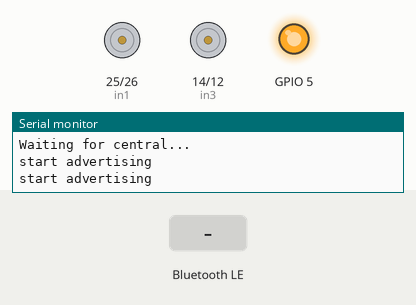
Simulated run of this sketch. Board: ESP32. Shown: motor-driver pin pairs drawn as motors (green arrow = first pin HIGH = forward, orange = second pin HIGH = backward, longer = more drive, scaled by the enable pin), output pins drawn as LEDs (lit = HIGH), the last lines printed to the serial monitor. Inputs (shaded band) come from the test bench. Nothing arrives over Bluetooth unless stated; a phone connects over Bluetooth LE 3 s after start.

Above: at 1.2 s.
1.3 s: Bluetooth LE write "1" received
At 28.6 s:
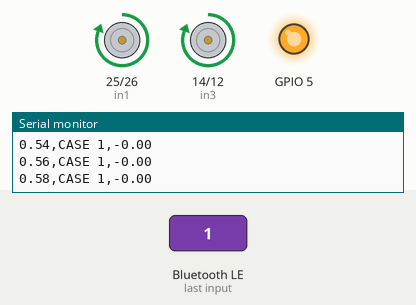
Timing chart, 0 to 29.5 s (numbered marks = the images above; inputs shaded):
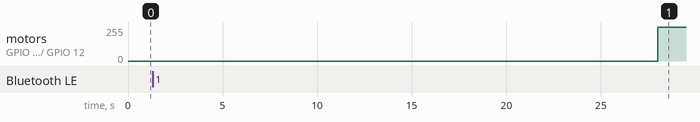

Measured:
- after the input at 1.3 s, motor on GPIO 25 (in1) / GPIO 26 (in2), motor on GPIO 14 (in3) / GPIO 12 (in4): stopped → forward 255/255 after 26.7 s

The sketch:

BLE_Server_BPcuff_test.ino
```cpp
#include <BLEDevice.h>
#include <BLEUtils.h>
#include <BLEServer.h>
#include <BLE2902.h>


//---------------------------------BP cuff section--------------------------------------

int ENA = 33;
int in1 = 25; //1 is positive
int in2 = 26;

int ENB = 13;
int in3 = 14;
int in4 = 12; //4 is positive

int times = 0;
float myTime = 0;
float initialTime;
float reading_complete = false;

#include <SPI.h>
#define SPEED 200000 //clock speed is 200kHz

float press_counts = 0;
float pressure = 0;
float pressmmHg=0;
float pressure_sent;
float outputmax = 15099494;
float outputmin = 1677722;
float pmax = 150;
float pmin = 0;
float initial_pressure=0;
float offset=0;
float sum=0;
float data_points=0;

void BPMeasurements();
void PressureSensorREADING();
void sendPressure(float value);
void sendDoneSignal();

//---------------------------BP cuff section end-------------------------------------------

BLECharacteristic* pDataChar;
BLECharacteristic* pReadyChar;

#define SERVICE_UUID        "12345678-1234-5678-1234-56789abcdef0"
#define WRITE_CHAR_UUID      "abcd0001-1234-5678-1234-56789abcdef0"
#define READY_CHAR_UUID     "abcd0002-1234-5678-1234-56789abcdef0"

BLEServer* pServer = NULL;

// Some variables to keep track on device connected
bool deviceConnected = false;
bool oldDeviceConnected = false;
bool doneSent = false;
bool startMeasurement = false;
float sys_threshold;
float dias_threshold;
int sys_overlap = sys_threshold + 15;

class MyServerCallbacks: public BLEServerCallbacks {
    void onConnect(BLEServer* pServer) {
      deviceConnected = true;
    };

    void onDisconnect(BLEServer* pServer) {
      deviceConnected = false;
    }
};

class MyCallbacks : public BLECharacteristicCallbacks {
  void onWrite(BLECharacteristic *pCharacteristic) {
    uint8_t* value = pCharacteristic->getData();
    sys_threshold = value[0] + (value[1] << 8);
    dias_threshold = value[2] + (value[3] << 8);
    doneSent = false;
    startMeasurement = true;

    Serial.print("Systolic Threshold: ");
    Serial.println(sys_threshold);
    Serial.print("Diastolic threshold: ");
    Serial.println(dias_threshold);

  }
};

void setup() {
  Serial.begin(9600);
  analogReadResolution(10);

  pinMode(ENA, OUTPUT);
  pinMode(in1, OUTPUT);
  pinMode(in2, OUTPUT);
  pinMode(ENB, OUTPUT);
  pinMode(in3, OUTPUT);
  pinMode(in4, OUTPUT);

  digitalWrite(in1, LOW);
  digitalWrite(in2, LOW);
  digitalWrite(in3, LOW);
  digitalWrite(in4, LOW);
  analogWrite(ENA, 0);
  analogWrite(ENB, 0);

  pinMode(SS, OUTPUT);
  digitalWrite(SS, HIGH);

  SPI.begin();

  BLEDevice::init("ESP32_POT");
  pServer = BLEDevice::createServer();
  pServer->setCallbacks(new MyServerCallbacks());

  BLEService *pService = pServer->createService(SERVICE_UUID);

  pDataChar = pService->createCharacteristic(
                WRITE_CHAR_UUID,
                BLECharacteristic::PROPERTY_WRITE);
  pDataChar->setCallbacks(new MyCallbacks());
  pService->start();

  pReadyChar = pService->createCharacteristic(
                READY_CHAR_UUID,
                BLECharacteristic::PROPERTY_NOTIFY);
  pReadyChar->addDescriptor(new BLE2902());

  pService->start();
  BLEAdvertising *pAdvertising = BLEDevice::getAdvertising();
  pAdvertising->addServiceUUID(SERVICE_UUID);
  BLEDevice::startAdvertising();
  Serial.println("Waiting for central...");

}

void BPMeasurements() {
  delay(5000);
  //calibrating pressure sensor
  for (times=0; times<10; times++) { //collecting 10 points for offset

    PressureSensorREADING();
    initial_pressure= pressure * 51.7149;
    delay (1000);
    Serial.print("Pressure not counted: ");
    Serial.print(initial_pressure);
    Serial.println(" mmHg");
  }
  for (times=0; times<10; times++) { //collecting 10 points for offset
    PressureSensorREADING();
    initial_pressure= pressure * 51.7149;
    sum=sum+initial_pressure;
    data_points=data_points+1;
    delay (1000);
    Serial.print("Pressure: ");
    Serial.print(initial_pressure);
    Serial.println(" mmHg");
  }
  offset=sum/data_points;
  Serial.print ("Initial Pressure Readings: ");
  Serial.print (offset);
  Serial.println(" mmHg");
  initialTime=millis();

  //Begin Inflating of pump
  while (pressmmHg > -10 && pressmmHg < sys_threshold && deviceConnected) {

    //Begin pressure readings
    PressureSensorREADING();
    pressmmHg = (pressure * 51.7149) - offset;

    myTime=(millis()-initialTime)/1000;

    // AIR PUMP
    analogWrite(ENA, 255);
    analogWrite(ENB, 255);

    digitalWrite(in1, HIGH);
    digitalWrite(in2, LOW);
    digitalWrite(in3, HIGH);
    digitalWrite(in4, LOW);

    Serial.print(myTime);
    Serial.print (",");
    Serial.print ("CASE 1");
    Serial.print (",");
    Serial.println(pressmmHg);
    delay(10);
  }
//--
//Begin Slow Deflation
  while (pressmmHg < sys_threshold+15 && pressmmHg > dias_threshold && deviceConnected) {
    analogWrite(ENA, 0);

    PressureSensorREADING();
    pressmmHg = (pressure * 51.7149) - offset;
    pressure_sent = pressmmHg;
    Serial.println("Data collection started");

    myTime=(millis()-initialTime)/1000;
    sendPressure(pressure_sent);
    Serial.print(sys_overlap);
    Serial.println(myTime);
    Serial.print(",");
    Serial.print ("CASE 2");
    Serial.print (",");
    Serial.println(pressmmHg);
    delay (10);

  }

//Complete Deflation
  while (pressmmHg>=0 && deviceConnected) {
    analogWrite (ENB, 0);

    PressureSensorREADING();
    pressmmHg = (pressure * 51.7149) - offset;

    myTime=(millis()-initialTime)/1000;
    Serial.print(myTime);
    Serial.print(",");
    Serial.print ("CASE 3");
    Serial.print (",");
    Serial.println(pressmmHg);
    delay (10);

  }
  sendDoneSignal();
  reading_complete = true;
  Serial.println("Reading Sent to GUI");
//---------
}


//---------------------END of BP cuff section-----------------------------------------------------------------------------------------------------------------------------------------

void loop() {
  if (deviceConnected && startMeasurement && !doneSent) {
    BPMeasurements();
    startMeasurement = false;
    oldDeviceConnected = deviceConnected;
  }

  if (!deviceConnected && oldDeviceConnected) {
    delay(500); // give the bluetooth stack the chance to get things ready
    pServer->startAdvertising(); // restart advertising
    Serial.println("start advertising");
    doneSent = false;
    oldDeviceConnected = deviceConnected;
  }
  if (!deviceConnected && !oldDeviceConnected) {
    delay(500); // give the bluetooth stack the chance to get things ready
    pServer->startAdvertising(); // restart advertising
    Serial.println("start advertising");
    doneSent = false;
  }
  // Connecting
  if (deviceConnected && !oldDeviceConnected) {
    // do stuff here on connecting
    oldDeviceConnected = deviceConnected;
    doneSent = false;
  }
}


void sendPressure(float value) {
  uint8_t scaled = (uint8_t)(value * 10);
  uint8_t bytes[2];
  bytes[0] = scaled & 0xFF;
  bytes[1] = (scaled >> 8) & 0xFF;
  pReadyChar->setValue(bytes, 2);
  pReadyChar->notify();
  Serial.printf("Sent pressure: %.1f mmHg\n", value);
}

void sendDoneSignal() {
  uint8_t doneSignal[2] = {0xFF, 0xFF};
  pReadyChar->setValue(doneSignal, 2);
  pReadyChar->notify();
  Serial.println("Measurement complete, sent stop signal.");
  doneSent = true;
}


  //---------------------------BP_cuff section----------------------------------------------------------------------------------------------------

void PressureSensorREADING() {
    uint8_t data[4] = {0xF0, 0x00, 0x00, 0x00};
    uint8_t cmd[3] = {0xAA, 0x00, 0x00};

    SPI.beginTransaction(SPISettings(SPEED, MSBFIRST, SPI_MODE0));
    digitalWrite(SS,LOW);
    SPI.transfer(cmd, 3);
    digitalWrite(SS,HIGH);

    digitalWrite(SS, LOW);
    SPI.transfer(data, 4);
    digitalWrite(SS, HIGH);
    SPI.endTransaction ();

    press_counts = (double)((int32_t)data[3] + (int32_t)data[2]* (int32_t)256 + (int32_t)data[1]*(int32_t)65536);
    pressure = (((press_counts - outputmin) * (pmax - pmin)) / (outputmax - outputmin))+ pmin;
    //-------------------------------------END of BP cuff section-------------------------------------------
}
```
